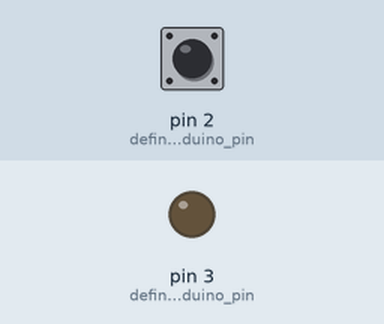
Recording of a sketch running on a simulated Arduino Uno, built with avr-gcc and run on an emulated ATmega328P. Parts: output pins drawn as LEDs (lit = HIGH). Dashed ring = blinking. The test bench sets the inputs (shaded band); at power-on: pin 2 (define_arduino_pin) LOW. What the sketch prints to the serial monitor is not drawn.

Above: at 1.2 s.
1.3 s: pin 2 (define_arduino_pin) driven HIGH
At 1.9 s:
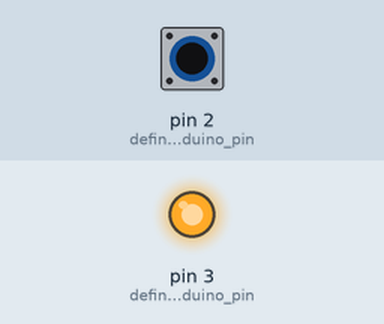
2.8 s: pin 2 (define_arduino_pin) driven LOW
At 3.2 s:
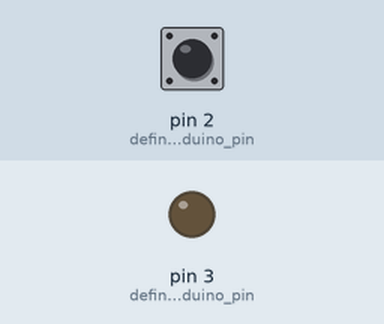
4.3 s: pin 2 (define_arduino_pin) pulsed HIGH 5 times (0.12 s each, 0.3 s apart)
At 4.36 s:
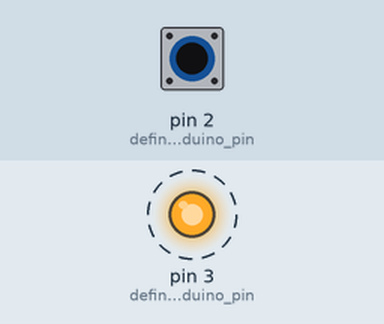
8.8 s: pin 2 (define_arduino_pin) pulsed HIGH 2 times (0.12 s each, 0.3 s apart)
At 10.0 s:
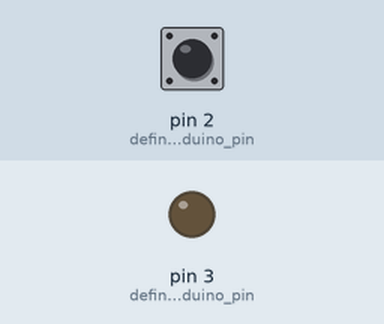
Timing chart, 0 to 11.8 s (numbered marks = the images above; inputs shaded):
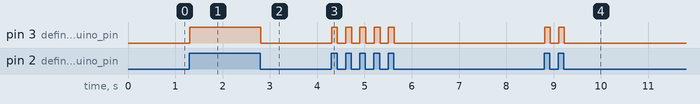

Measured:
- after the input at 1.3 s, pin 3 (define_arduino_pin): LOW → HIGH at once
- after the input at 2.8 s, pin 3 (define_arduino_pin): HIGH → LOW at once
- after the input at 4.3 s, pin 3 (define_arduino_pin): alternates HIGH for 0.12 s and LOW for 0.18 s, 10 changes in all, then stays LOW, starting at once
- after the input at 8.8 s, pin 3 (define_arduino_pin): alternates HIGH for 0.12 s and LOW for 0.18 s, 4 changes in all, then stays LOW, starting at once

The sketch:

PIR.ino
```cpp
void setup() {
  pinMode(2, INPUT);//define arduino pin
  pinMode(3, OUTPUT);//define arduino pin
  Serial.begin(9600);//enable serial monitor
}
void loop() {
  bool value = digitalRead(2);//get value and save it boolean veriable
  if (value == 1) { //check condition
    Serial.println("ON");//print serial monitor ON
    digitalWrite(3,HIGH);//LED on
  } else {
    Serial.println("OFF");//print serial monitor OFF
    digitalWrite(3,LOW);//LED off
  }
}
```
